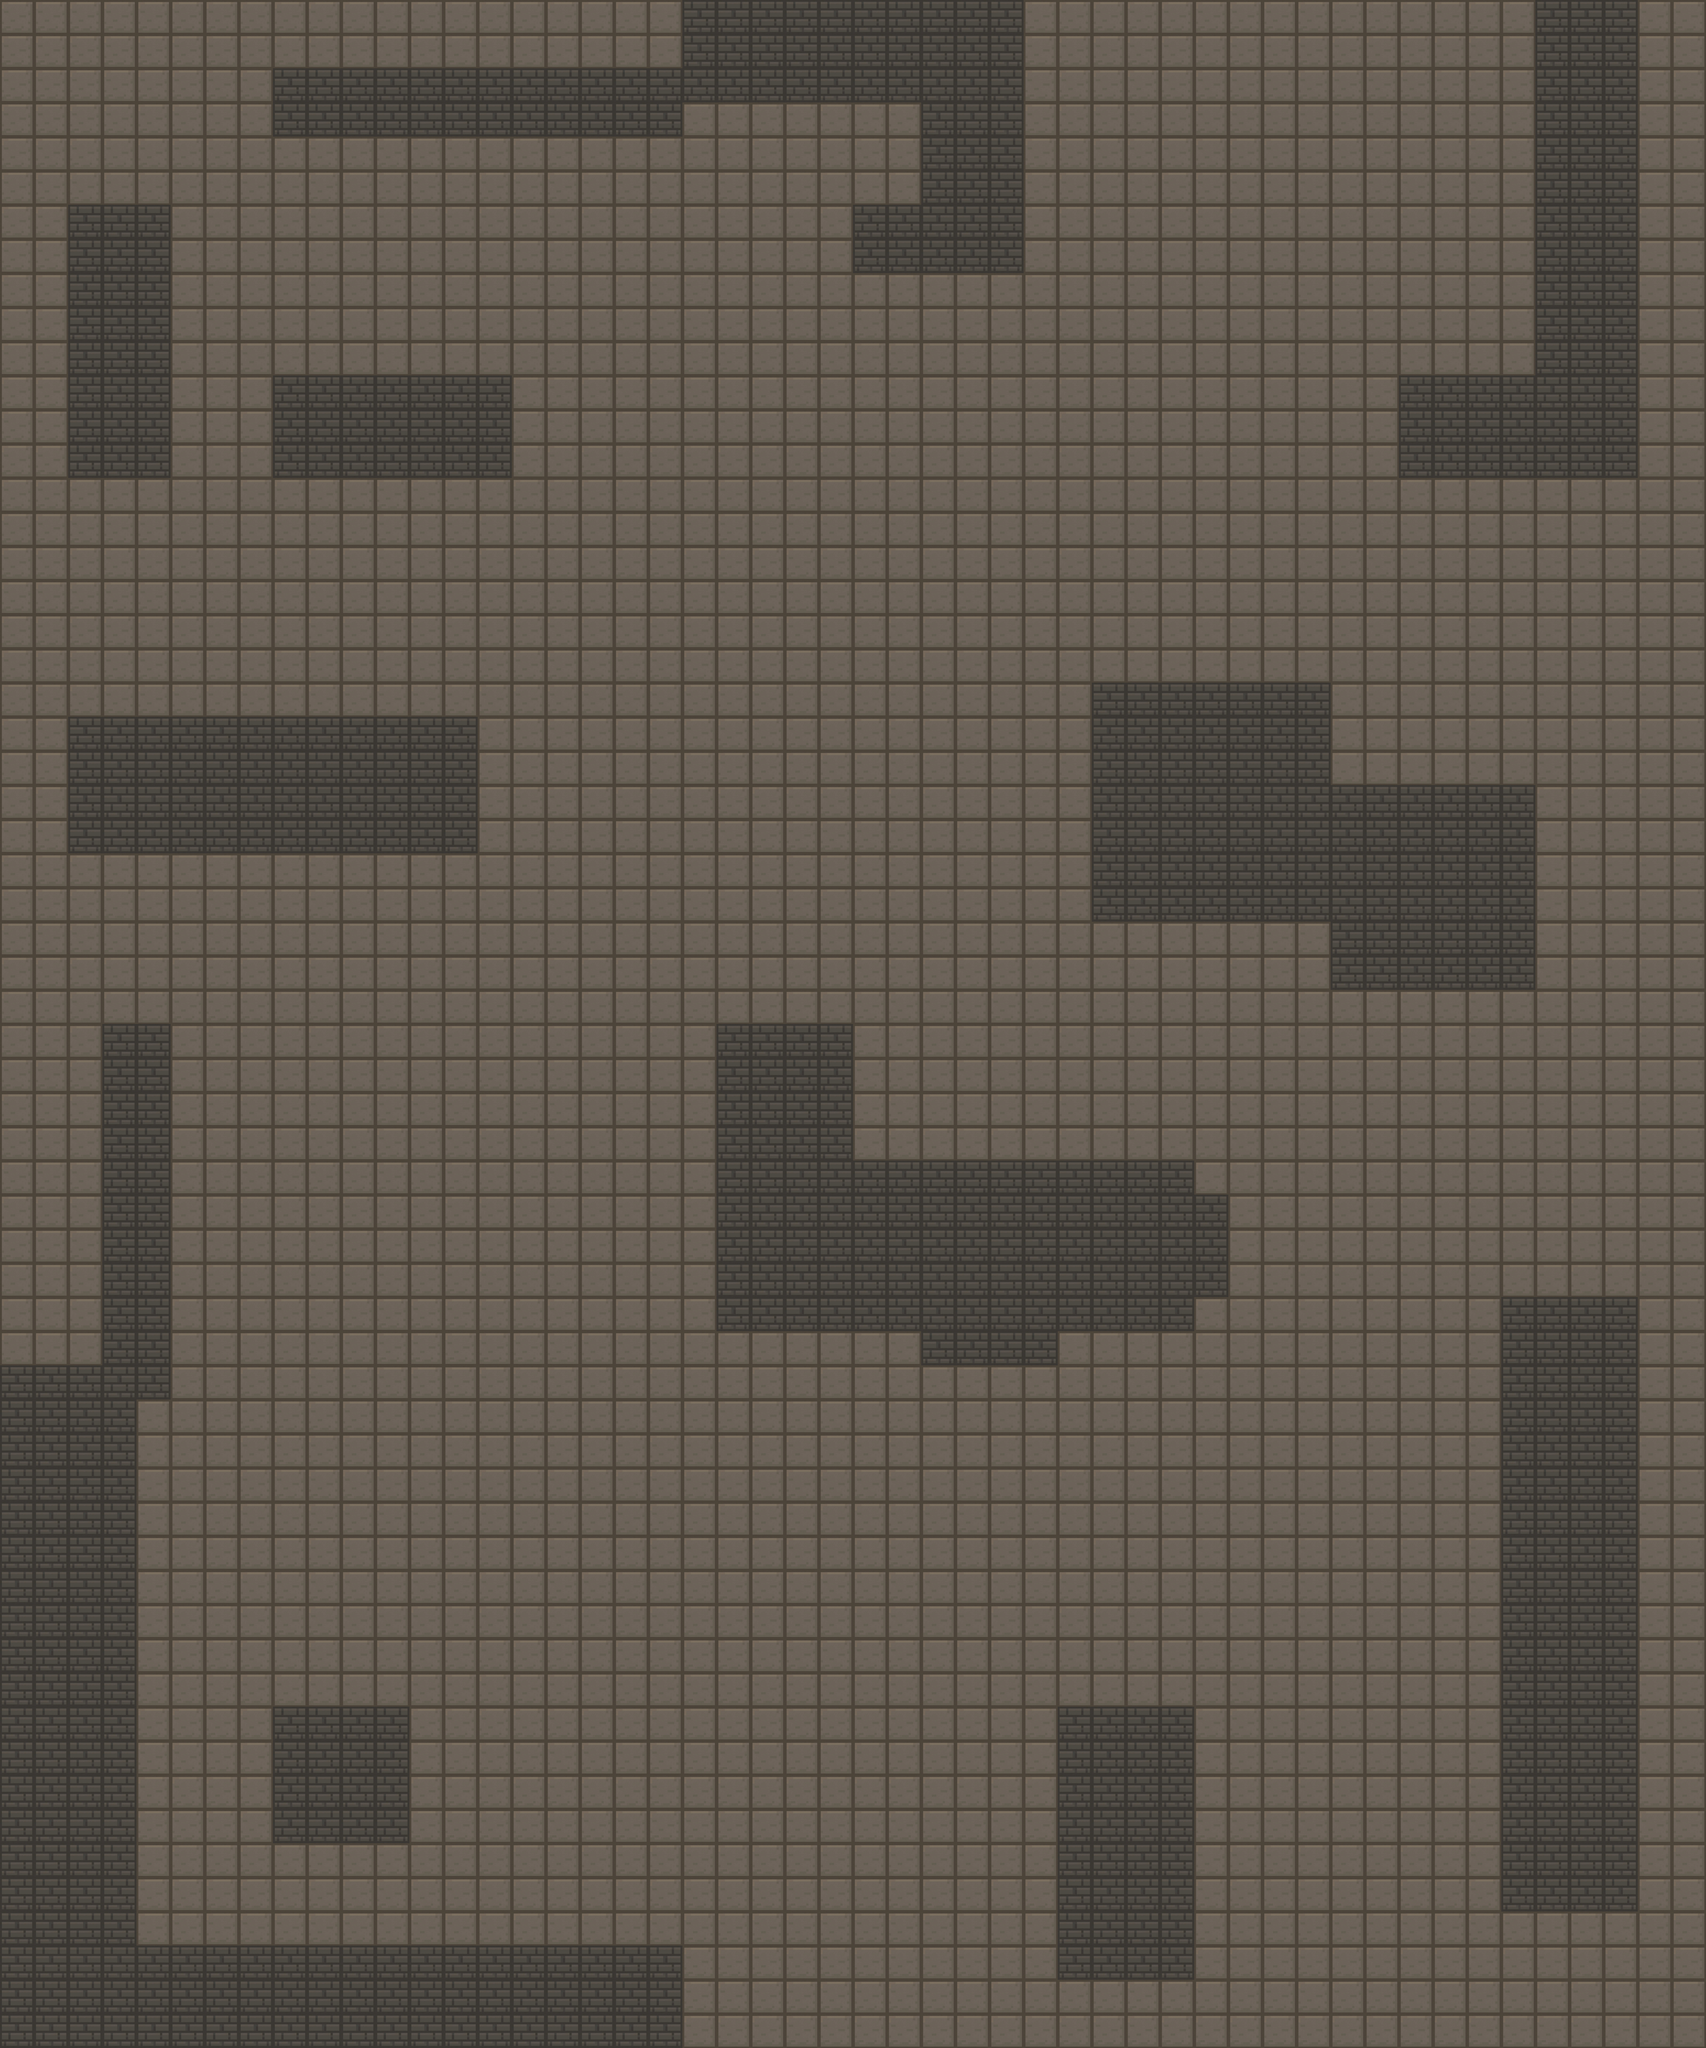

Below is a game level as drawn by its tile map, then a one-line description and the .tmx that defines it (tile-layer data replaced by summaries):
An orthogonal 50x60 tile map with 100x100 px tiles, 2 tile layers (background, collision), 2 tilesets and 1 object.

<map version="1.10" tiledversion="1.11.2" orientation="orthogonal" renderorder="right-down" width="50" height="60" tilewidth="100" tileheight="100" infinite="0" nextlayerid="4" nextobjectid="3">
 <tileset firstgid="1" source="plate.tsx" />
 <tileset firstgid="2" source="brick.tsx" />
 <layer id="1" name="background" width="50" height="60">
  <data>[3000 cells, 3000 non-empty, 1 distinct tile ids]</data>
 </layer>
 <layer id="2" name="collision" width="50" height="60">
  <data>[3000 cells, 667 non-empty, 1 distinct tile ids]</data>
 </layer>
 <objectgroup id="3" name="transitions">
  <properties>
   <property name="targetWorldId" value="" />
   <property name="targetX" type="float" value="0" />
   <property name="targetY" type="float" value="0" />
  </properties>
  <object id="1" gid="2" x="2177.76" y="5956.91" width="715.152" height="200">
   <properties>
    <property name="targetWorldId" value="main" />
    <property name="targetX" type="float" value="4000" />
    <property name="targetY" type="float" value="7700" />
   </properties>
  </object>
 </objectgroup>
</map>